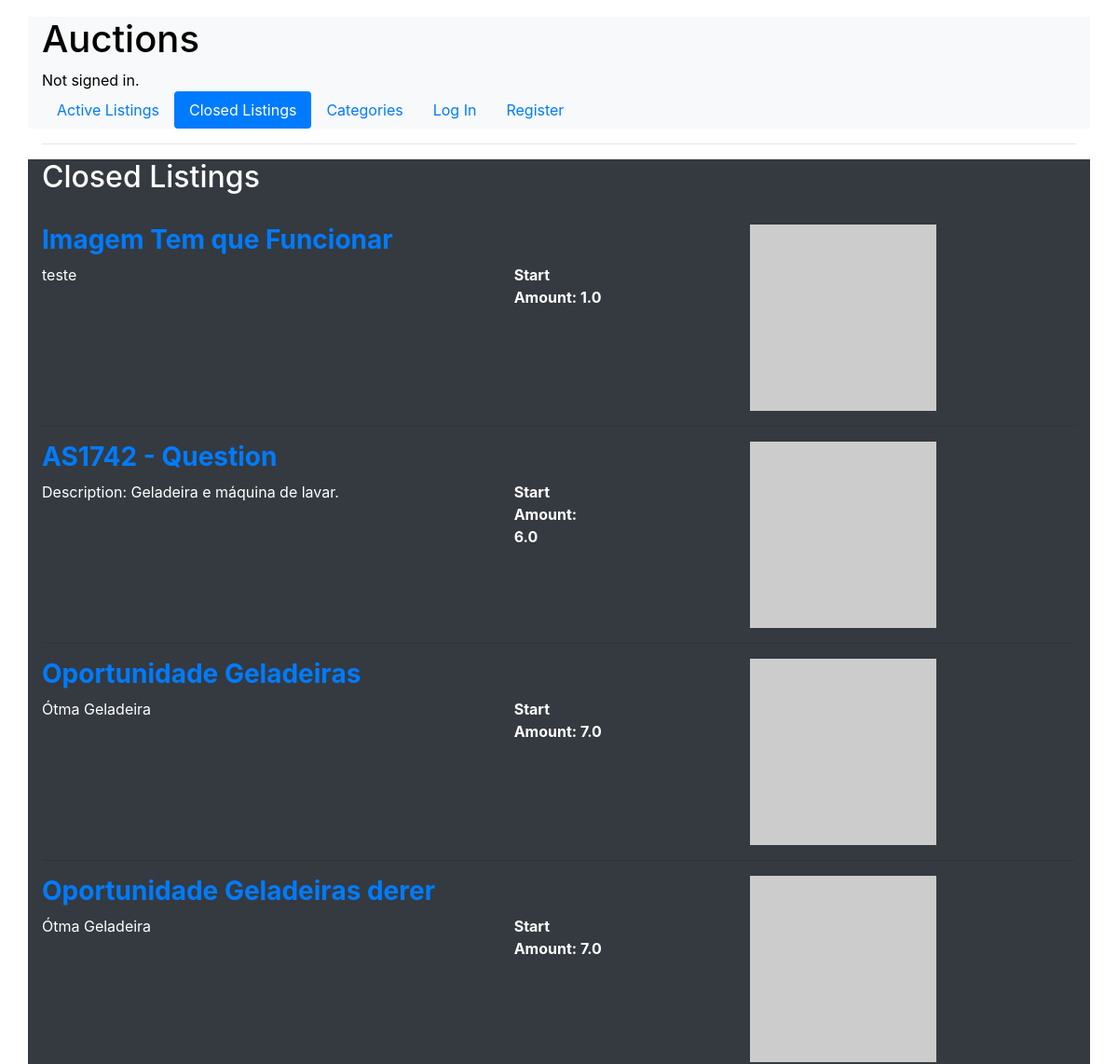
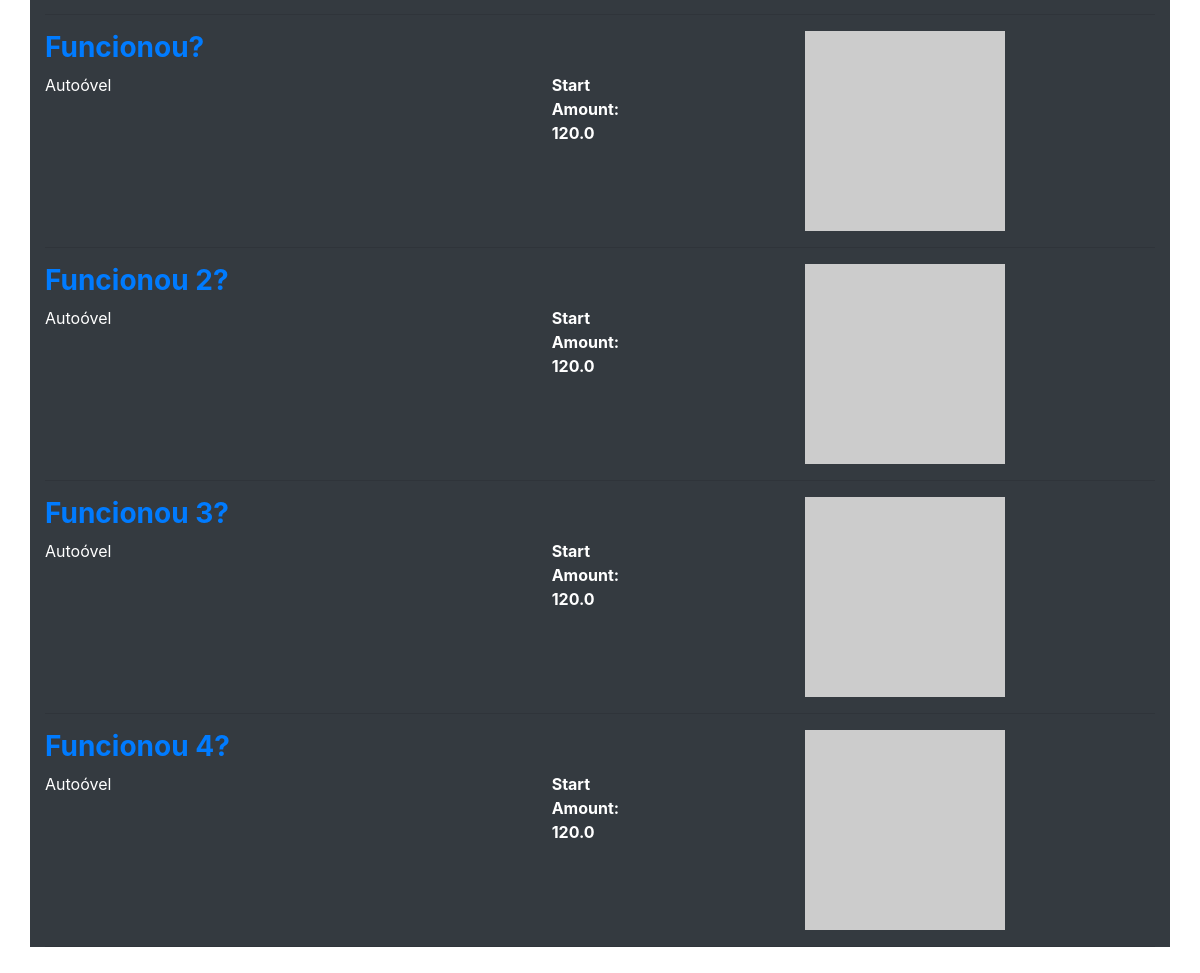
Screenshot of /?q=closed with the database file from the repository (2 pictures, top to bottom).
### auctions/models.py (models this page shows, shortened)
class Auctions(models.Model):
    id_auction = models.AutoField(primary_key=True)
    id_category = models.ForeignKey(
        Category, to_field='id_category', on_delete=models.PROTECT, db_column='id_category')
    id_user = models.ForeignKey(
        settings.AUTH_USER_MODEL,
        to_field='id',
        on_delete=models.CASCADE,
        null=True,
        db_column='id_user'
    )
    title = models.CharField("Title", max_length=100)
    description = models.TextField("Description")
    start_bid = models.FloatField("Start Bid", null=False)
    image_url = models.CharField("Image URL", max_length=255, null=True)
    date_creation = models.DateTimeField(auto_now=True)
    active = models.BooleanField("Active", default="True")

### auctions/views.py (the view)
# urls.py: path("", views.index, name="index"),
def index(request):
    if request.GET.get("q") != "closed":
        if request.method == 'GET' and 'c' in request.GET:
            auctions = Auctions.objects.filter(
                id_category=request.GET.get("c"), active=True)
            try:
                print(request.GET.get("c"))
                category = Category.objects.get(
                    id_category=request.GET.get("c"))
                status = f"Category {category.name} "
                menu = "cat"
            except:
                status = ""
                alert_message = "Category does not exist"
        else:
            auctions = Auctions.objects.filter(active=True)
            status = "Active"
            menu = "active"
    else:
        auctions = Auctions.objects.filter(active=False)
        status = "Closed"
        menu = "close"
    alert_message = ""
    if len(auctions) == 0:
        alert_message = "There no items in the watchlist."
    return render(request, "auctions/index.html", {
        "auctions": auctions,
        "status": status,
        "alert_message": alert_message,
        "menu": menu
    })

### auctions/templates/auctions/index.html
{% extends "auctions/layout.html" %}
{% autoescape on %}
    {% block body %}
        <h2>{{status}} Listings</h2>
        <br>
        {% for auction in auctions %}
        <div class="row">
            <div class="col-8">
                <h3><b><a href="{% url "auctions_item" auction.id_auction %}">{{ auction.title }}</a></b></h3>
                <div class="row">
                    <div class="col-8">{{ auction.description }}</div>
                    <div class="col-2"><b>Start Amount: {{ auction.start_bid }}</b></div>
                </div>
            </div>
            <div class="col-4"><img src="{{ auction.image_url }}" height=200 width=200></div>
        </div>
        <hr>
        {% endfor %%}
    {% endblock %}
{% endautoescape %}

### auctions/static/auctions/styles.css (style rules this page uses)
body { padding: 10px; }

### rows the page displays
Auctions: title "Imagem Tem que Funcionar", description "teste", start_bid "1.0"
Auctions: title "AS1742 - Question", description "Description: Geladeira e máquina de lavar.", start_bid "6.0"
Auctions: title "Oportunidade Geladeiras", description "Ótma Geladeira", start_bid "7.0"
Auctions: title "Oportunidade Geladeiras derer", description "Ótma Geladeira", start_bid "7.0"
Auctions: title "Funcionou?", description "Autoóvel", start_bid "120.0"
Auctions: title "Funcionou 2?", description "Autoóvel", start_bid "120.0"
Auctions: title "Funcionou 3?", description "Autoóvel", start_bid "120.0"
Auctions: title "Funcionou 4?", description "Autoóvel", start_bid "120.0"

### other values shown
{{ status }} "Closed"
